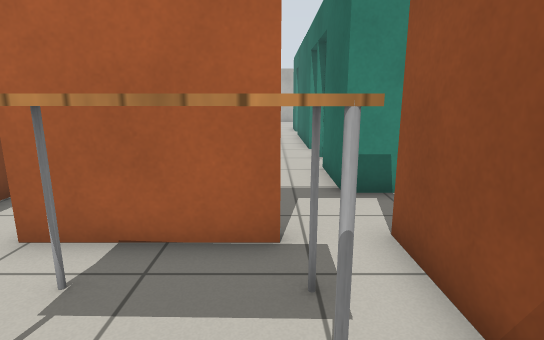
View 1 (above)

24 first-person views from a walk through a world built for the Gazebo simulator. The camera is 1 m above the floor, tilts 12° down and sees 80° across. The floor is counted in squares, 0.5 m on a side. Each view is taken from the middle of a square. On the plan, view 1 faces up. The plan holds only what a view shows up to about 18 squares ahead; the rest is blank. Robots are left out. Simple patterns stand in for the simulator's built-in surfaces.

View 2
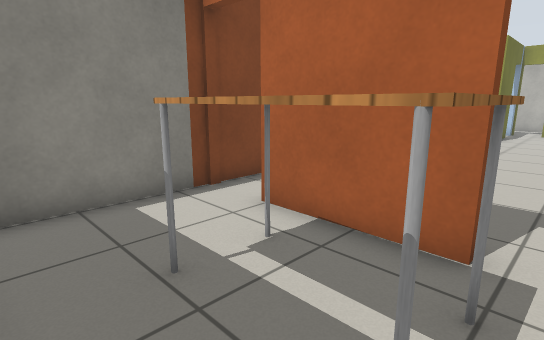

View 3
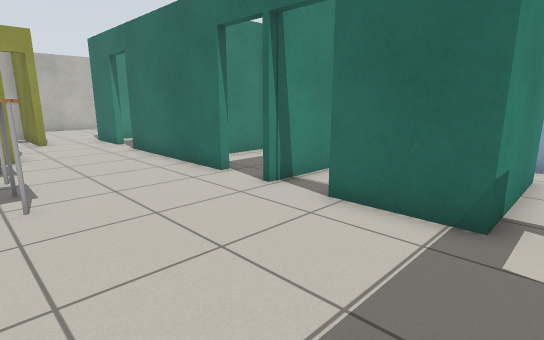

View 4
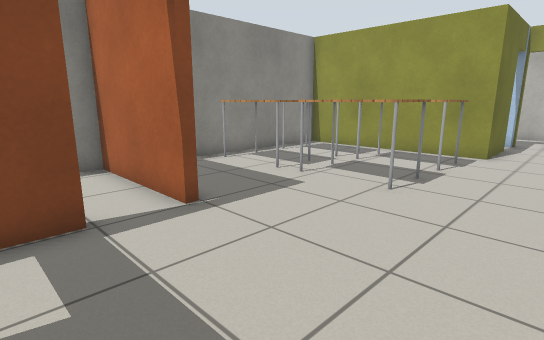

View 5
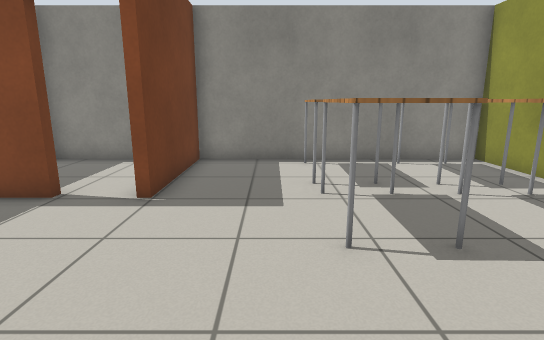

View 6
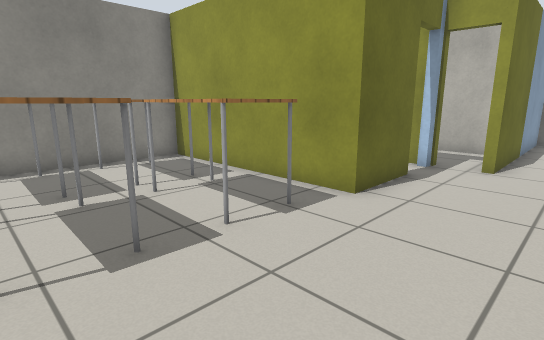

View 7
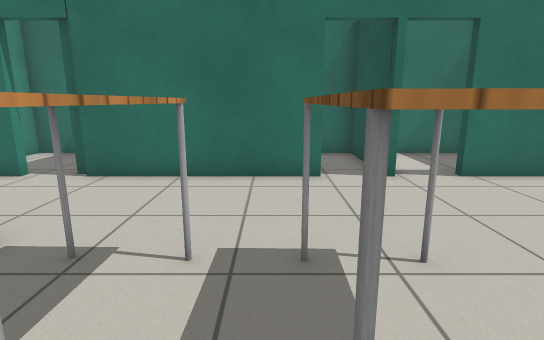

View 8
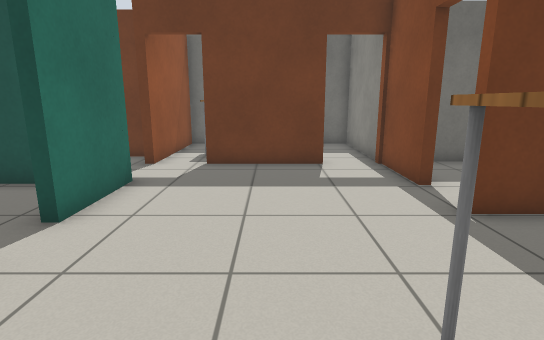

View 9
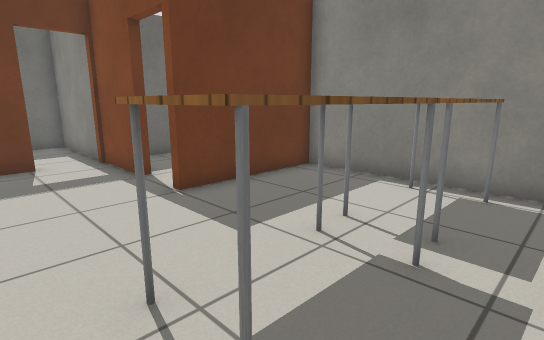

View 10
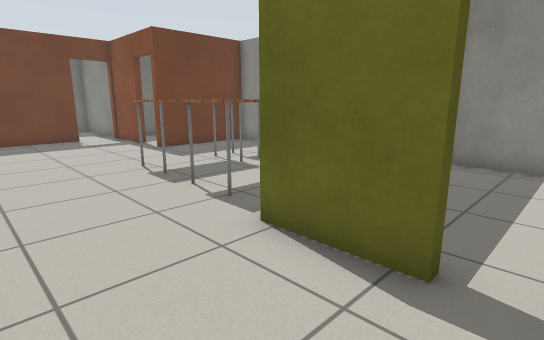

View 11
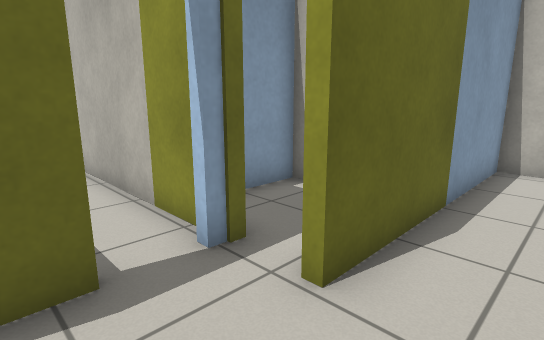

View 12
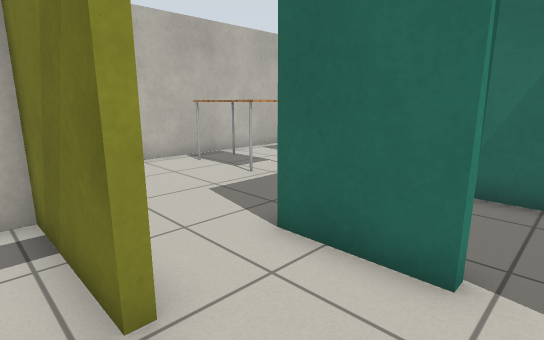

View 13
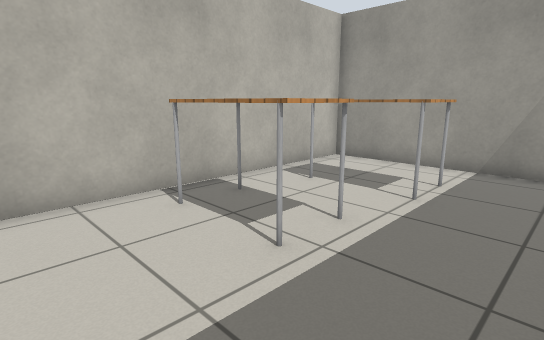

View 14
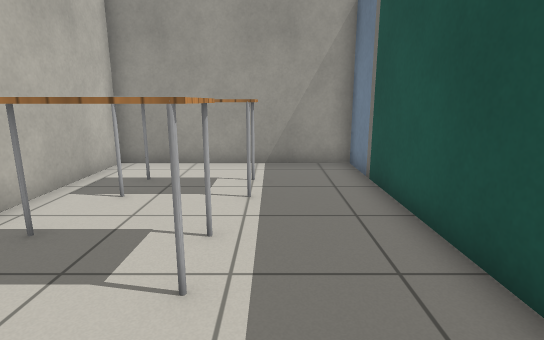

View 15
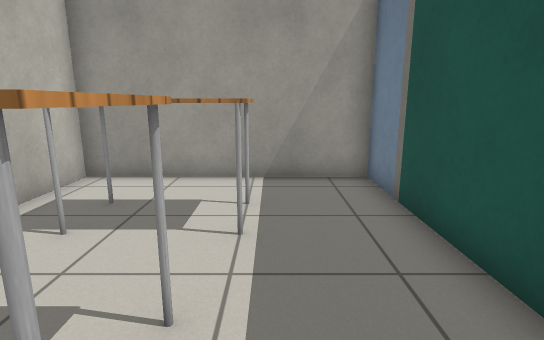

View 16
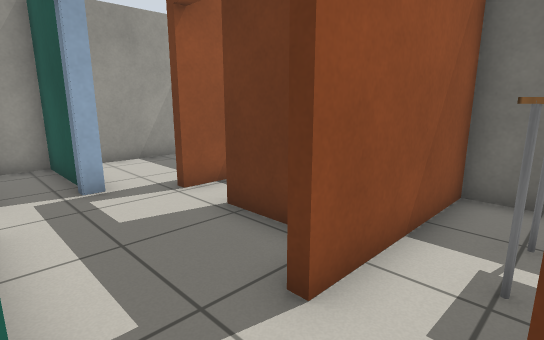

View 17
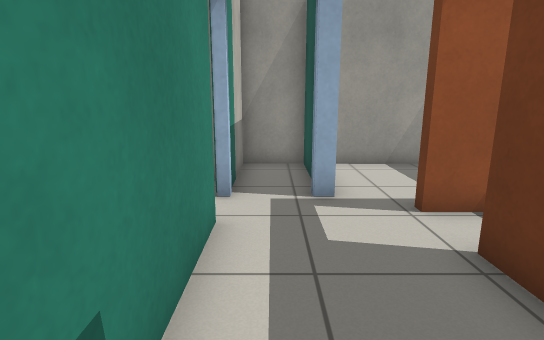

View 18
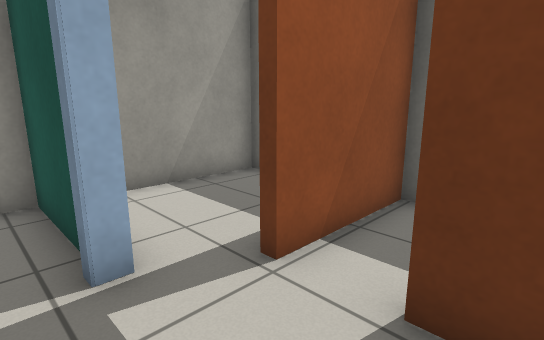

View 19
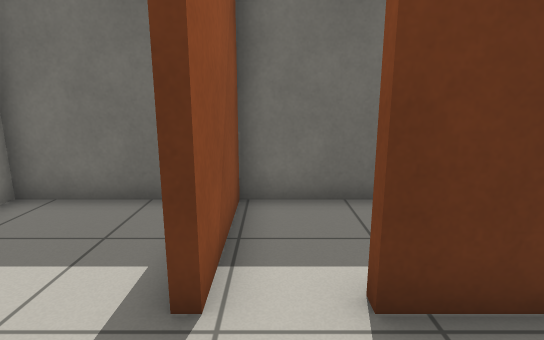

View 20
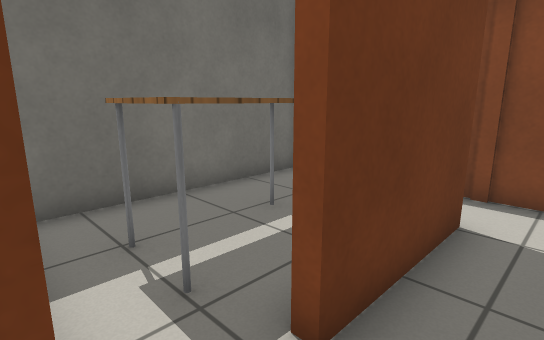

View 21
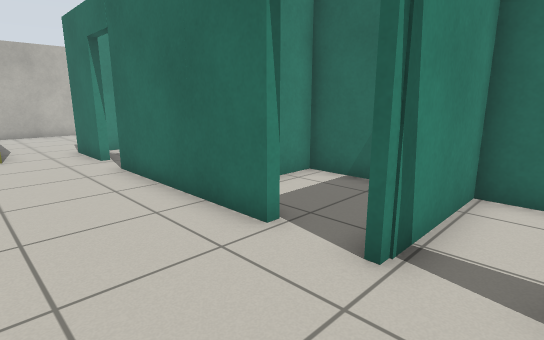

View 22
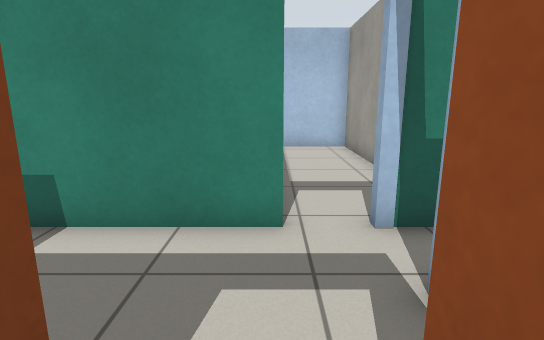

View 23
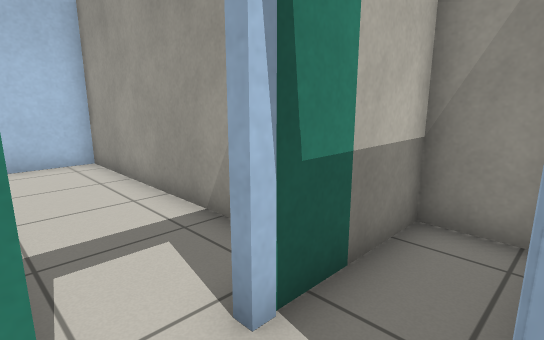

View 24
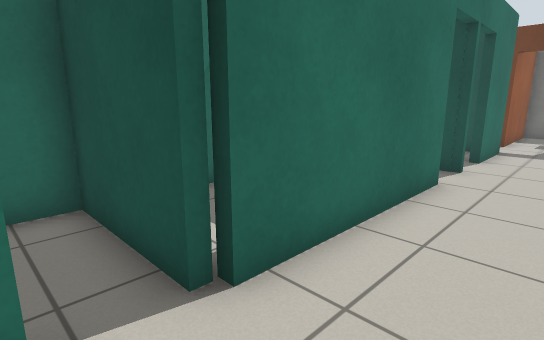

### Floor plan
Ten units are one square. View 1 is at (0, 0); x grows to the right and y downward. Boxes are objects, and circles mark ways between rooms. Rooms are numbered by the first view taken in them; rooms with no view inside come last. Other rooms are left out.
<svg viewBox="-108 -325 228 335">
<path fill="none" stroke="#000" d="M1 -44 -37 -44M-56 -44 -56 5 18 5 18 -48M16 -137 16 -201M-56 -74 -56 -44M-26 -220 -26 -192 -103 -192 -103 -95 -55 -95M18 -200 18 -204M16 -69 16 -99M-37 -47 1 -47M16 -218 16 -235M-9 -236 -12 -236M-26 -240 -26 -233M36 -244 115 -244 115 -320 -9 -320 -9 -236M16 -235 16 -245M63 -69 16 -69M39 5 67 5 67 -32M76 -46 76 -53M82 5 115 5 115 -40M26 -32 50 -32M93 -92 93 -165 65 -165M-103 -221 -103 -198M-29 -236 -94 -236M-86 -43 -73 -43M-55 -92 -103 -92 -103 -44M56 -76 56 -116 15 -116M24 -74 47 -74M32 -241 26 -241M18 -204 56 -204 56 -241 49 -241M15 -119 56 -119 56 -160 36 -160M-12 -236 -12 -274 -46 -274 -46 -256M86 -50 115 -50 115 -69 76 -69"/>
<rect x="-25" y="-35" width="30" height="20" fill="#bbb"><title>table</title></rect>
<rect x="-95" y="-145" width="30" height="20" fill="#bbb"><title>table</title></rect>
<rect x="-95" y="-175" width="10" height="20" fill="#bbb"><title>table</title></rect>
<rect x="-75" y="-175" width="10" height="20" fill="#bbb"><title>table</title></rect>
<rect x="-65" y="-145" width="40" height="20" fill="#bbb"><title>table</title></rect>
<rect x="-65" y="-175" width="40" height="20" fill="#bbb"><title>table</title></rect>
<rect x="35" y="-315" width="20" height="40" fill="#bbb"><title>table</title></rect>
<rect x="75" y="-305" width="20" height="30" fill="#bbb"><title>table</title></rect>
<circle cx="-45" cy="-45" r="3" fill="#2a7"/>
<circle cx="10" cy="-45" r="3" fill="#2a7"/>
<circle cx="5" cy="-240" r="3" fill="#2a7"/>
<circle cx="20" cy="-60" r="3" fill="#2a7"/>
<circle cx="-30" cy="-225" r="3" fill="#2a7"/>
<circle cx="-60" cy="-85" r="3" fill="#2a7"/>
<circle cx="20" cy="-115" r="3" fill="#2a7"/>
<circle cx="20" cy="-205" r="3" fill="#2a7"/>
<circle cx="-15" cy="-240" r="3" fill="#2a7"/>
<circle cx="50" cy="-50" r="3" fill="#2a7"/>
<circle cx="78" cy="-62" r="3" fill="#2a7"/>
<circle cx="55" cy="-30" r="3" fill="#2a7"/>
<text x="-20" y="-20">1</text>
<text x="-40" y="-140">2</text>
<text x="50" y="-280">3</text>
<text x="40" y="-60">4</text>
<text x="40" y="-10">5</text>
<text x="80" y="-30">6</text>
<text x="80" y="-120">7</text>
<text x="-70" y="-220">8</text>
<text x="-90" y="-70">9</text>
<text x="40" y="-100">10</text>
<text x="40" y="-220">11</text>
<text x="40" y="-140">12</text>
<text x="-30" y="-260">13</text>
<text x="100" y="-60">14</text>
</svg>
Room 1 opens to room 2. Room 2 opens to room 3. Room 2 opens to room 4. Room 2 opens to room 8. Room 2 opens to room 9. Room 2 opens to room 10. Room 2 opens to room 11. Room 2 opens to room 13. Room 4 opens to room 6. Room 4 opens to room 7. Room 5 opens to room 6.

Where each view was taken, in squares from view 1:
view 1: 0 up, 0 right, facing up
view 2: 0 up, 1 right, facing up-left
view 3: 6 up, 4 left, facing up-right
view 4: 6 up, 0 right, facing up-left
view 5: 12 up, 1 right, facing left
view 6: 13 up, 1 right, facing up-left
view 7: 15 up, 7 left, facing right
view 8: 15 up, 2 left, facing down
view 9: 16 up, 2 left, facing down-left
view 10: 23 up, 1 right, facing down-left
view 11: 21 up, 1 right, facing up-left
view 12: 21 up, 2 left, facing up-right
view 13: 25 up, 1 right, facing up-right
view 14: 27 up, 1 right, facing right
view 15: 27 up, 3 right, facing right
view 16: 7 up, 0 right, facing down-right
view 17: 6 up, 1 right, facing right
view 18: 6 up, 4 right, facing down-right
view 19: 6 up, 6 right, facing down
view 20: 6 up, 2 right, facing down-left
view 21: 10 up, 2 left, facing up-right
view 22: 2 up, 6 right, facing up
view 23: 5 up, 6 right, facing up-right
view 24: 22 up, 1 left, facing down-right
